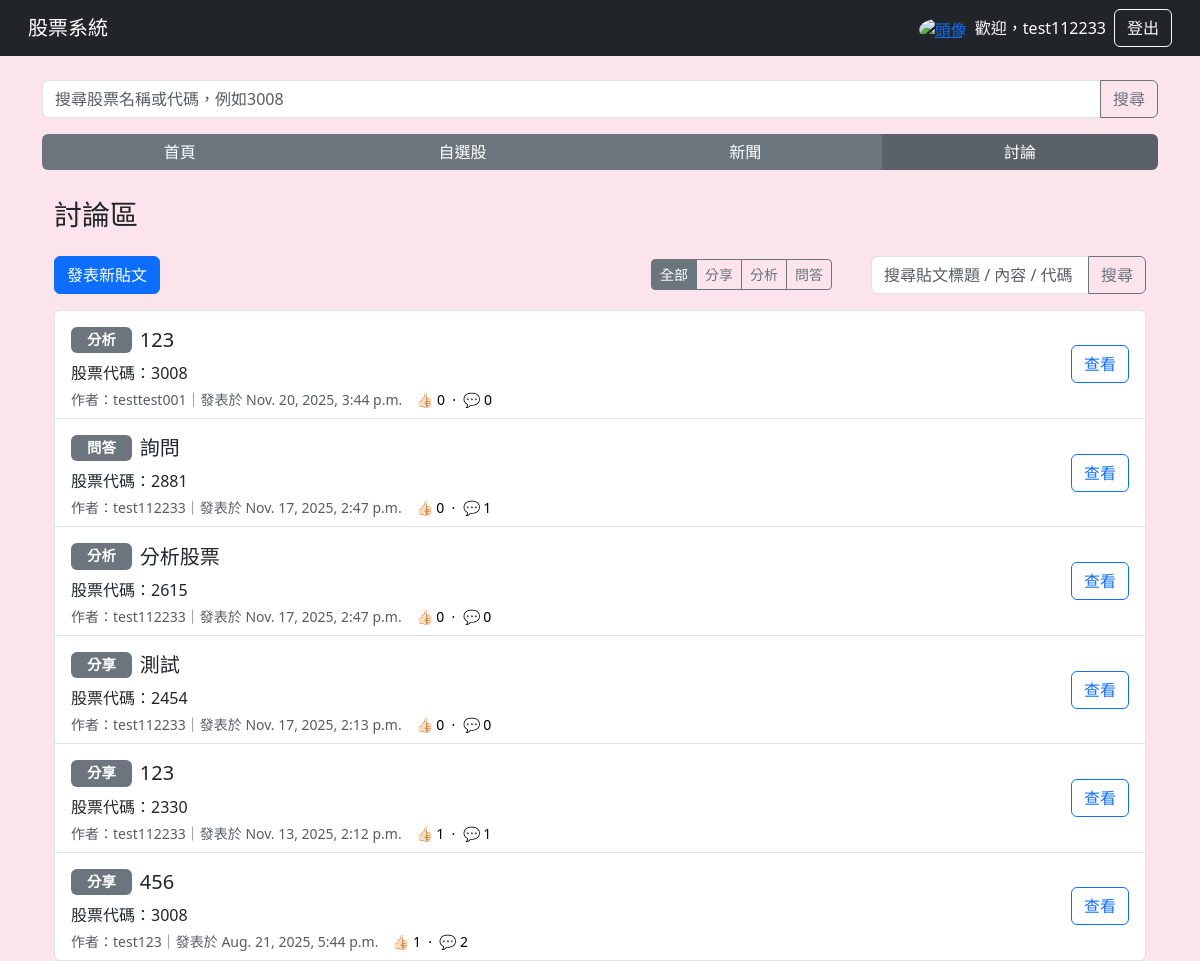
Screenshot of /forum/ (signed in) with the database file from the repository.
### main/models.py (models this page shows, shortened)
class Post(models.Model):
    CATEGORY_CHOICES = [
        ("share", "分享"),
        ("analysis", "分析"),
        ("qa", "問答"),
    ]
    title = models.CharField(max_length=200)
    stock_code = models.CharField(max_length=10, null=True, blank=True)
    content = models.TextField()
    author = models.ForeignKey(User, on_delete=models.CASCADE)
    created_at = models.DateTimeField(auto_now_add=True)
    category = models.CharField(
        max_length=20,
        choices=CATEGORY_CHOICES,
        default="share",
        verbose_name="分類",
    )

### main/views.py (the view)
# urls.py: path("forum/", views.forum_list, name="forum_list"),
def forum_list(request):
    q = request.GET.get("q", "").strip()
    category = request.GET.get("category")
    base_qs = Post.objects.all()
    if category in ["share", "analysis", "qa"]:
        base_qs = base_qs.filter(category=category)
    if q:
        base_qs = base_qs.filter(
            Q(title__icontains=q) |
            Q(content__icontains=q) |
            Q(stock_code__icontains=q)
        )
    posts = (
        base_qs
        .annotate(
            likes_count=Count("likes", distinct=True),
            comments_count=Count("comments", distinct=True),
        )
        .order_by("-created_at")
    )
    return render(
        request,
        "forum.html",
        {
            "posts": posts,
            "q": q,   # 回傳給模板，讓搜尋框可以保留剛剛輸入的字
            "category": category, # 給模板判斷哪個 tab 要亮起
        },
    )

### templates/forum.html (shortened to what this page needs)
{% extends "base.html" %}
{% block content %}
<div class="container mt-1">
    <h3 class="mb-4">討論區</h3>
    <div class="d-flex justify-content-between align-items-center mb-3">
                <a href="/forum/new/" class="btn btn-primary">發表新貼文</a>
            <div class="d-flex align-items-center">
                <div class="d-flex ms-3" style="width: 220px;">
                    <div class="btn-group ms-3 " role="group" aria-label="分類篩選">
                        <a href="/forum/" class="btn btn-sm btn-outline-secondary {% if not category %}active{% endif %}">
                            全部
                        </a>
                        <a href="/forum/?category=share" class="btn btn-sm btn-outline-secondary {% if category == 'share' %}active{% endif %}">
                            分享
                        </a>
                        <a href="/forum/?category=analysis" class="btn btn-sm btn-outline-secondary {% if category == 'analysis' %}active{% endif %}">
                            分析
                        </a>
                        <a href="/forum/?category=qa" class="btn btn-sm btn-outline-secondary {% if category == 'qa' %}active{% endif %}">
                            問答
                        </a>
                    </div>
                </div>
                <form method="get" action="/forum/" class="d-flex ms-3 flex-grow-1 w-100" style="max-width: 275px;">
                    <div class="input-group">
                        <input type="text"
                            name="q"
                            class="form-control"
                            placeholder="搜尋貼文標題 / 內容 / 代碼"
                            value="{{ q|default:'' }}">
                        <button class="btn btn-outline-secondary" type="submit">
                            搜尋
                        </button>
                    </div>
                </form>
        </div>
    </div>
    {% if posts %}
    <div class="list-group">
        {% for post in posts %}
        <div class="list-group-item">
            <div class="d-flex justify-content-between align-items-center">
                <div>
                    <div class="d-flex align-items-center mt-2 mb-2">
                        {% if post.category %}
                            <span class="badge bg-secondary me-2 px-3 py-2 category-badge">
                                {{ post.get_category_display }}
                            </span>
                        {% endif %}
                        <h5 class="mb-0 ">{{ post.title }}</h5>
                    </div>
                        <p class="mb-1">股票代碼：{{ post.stock_code }}</p>
                        <div class="d-flex justify-content-between align-items-center mt-1">
                            <small class="text-muted">作者：{{ post.author.username }}｜發表於 {{ post.created_at }}　</small>
                            <div class="text-black small text-end">
                                👍🏻 {{ post.likes_count|default:0 }}
                                &nbsp;·&nbsp;
                                💬 {{ post.comments_count|default:0 }}
                            </div>
                        </div>
                </div>
                    <div class="d-flex align-items-center mt-2">
                        <a href="/forum/{{ post.id }}/" class="btn btn-outline-primary mb-2">
                            查看
                        </a>
                    </div>
            </div>
        </div>
        {% endfor %}
    </div>
    {% else %}
    <div class="alert alert-warning">目前尚無討論主題，趕快來發表第一篇吧！</div>
    {% endif %}
</div>
{% endblock %}

### templates/base.html (shortened to what this page needs)
<!DOCTYPE html>
<html lang="zh-TW">
<head>
    <link href="https://cdn.jsdelivr.net/npm/bootstrap@5.3.0/dist/css/bootstrap.min.css" rel="stylesheet">
</head>
<body>
<nav class="navbar navbar-expand-lg navbar-dark bg-dark px-3">
    <div class="container-fluid">
        <a class="navbar-brand" href="/">股票系統</a>
        <div class="d-flex align-items-center ms-auto">
            {% if user.is_authenticated %}
                <a href="{% url 'profile' %}" class="me-2">
                    <img src="https://cdn-icons-png.flaticon.com/512/847/847969.png"
                         alt="頭像"
                         class="rounded-circle"
                         width="30" height="30"
                         style="vertical-align: middle; transform: translateY(1px);">
                </a>
                <span class="text-white me-2">歡迎，{{ user.username }}</span>
                <a class="btn btn-outline-light" href="{% url 'logout' %}">登出</a>
            {% else %}
                <a class="btn btn-outline-light me-2" href="{% url 'login' %}">登入</a>
                <a class="btn btn-outline-light" href="{% url 'register' %}">註冊</a>
            {% endif %}
        </div>
    </div>
</nav>
<div class="container mt-4">
    <form class="input-group mb-3" method="GET" action="/search">
        <input type="text" class="form-control" name="query" placeholder="搜尋股票名稱或代碼，例如3008" required>
        <button class="btn btn-outline-secondary" type="submit">搜尋</button>
    </form>
    {% with current=request.resolver_match.url_name %}
    <div class="btn-group w-100 mb-4">
        <a href="{% url 'index' %}"
        class="nav-btn btn {% if current == 'index' %}active-tab{% endif %}">
            首頁
        </a>
        <a href="{% url 'my_watchlist' %}"
        class="nav-btn btn {% if current == 'my_watchlist' %}active-tab{% endif %}">
            自選股
        </a>
        <a href="{% url 'news' %}"
        class="nav-btn btn {% if current == 'news' %}active-tab{% endif %}">
            新聞
        </a>
        <a href="{% url 'forum_list' %}"
        class="nav-btn btn
        {% if current == 'forum_list' or current == 'forum_new' or current == 'forum_post' %}active-tab{% endif %}">
            討論
        </a>
    </div>
    {% endwith %}
    {% block content %}{% endblock %}
</div>
</body>
</html>

### templates/base.html (style rules this page uses)
body { background-color: #fce4ec; }
.nav-btn.active-tab { background-color: #5a6268 !important; color: white !important; }
.category-badge { font-size: 0.9rem; padding-top: 6px !important; padding-bottom: 6px !important; }

### rows the page displays
Post: category "分析", title "123", stock_code "3008", author.username "testtest001", created_at "Nov. 20, 2025, 3:44 p.m.", likes_count "0", comments_count "0"
Post: category "問答", title "詢問", stock_code "2881", author.username "test112233", created_at "Nov. 17, 2025, 2:47 p.m.", likes_count "0", comments_count "1"
Post: category "分析", title "分析股票", stock_code "2615", author.username "test112233", created_at "Nov. 17, 2025, 2:47 p.m.", likes_count "0", comments_count "0"
Post: category "分享", title "測試", stock_code "2454", author.username "test112233", created_at "Nov. 17, 2025, 2:13 p.m.", likes_count "0", comments_count "0"
Post: category "分享", title "123", stock_code "2330", author.username "test112233", created_at "Nov. 13, 2025, 2:12 p.m.", likes_count "1", comments_count "1"
Post: category "分享", title "456", stock_code "3008", author.username "test123", created_at "Aug. 21, 2025, 5:44 p.m.", likes_count "1", comments_count "2"

### other values shown
{{ user.username }} "test112233"
